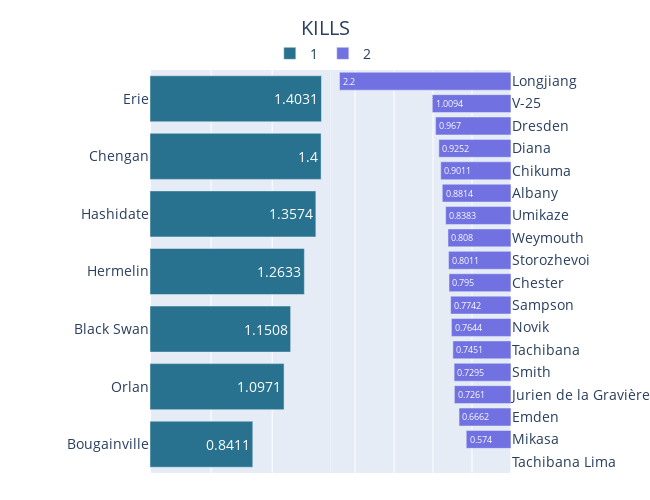

The cell this chart's notebook holds for it:
### Code cell
level_bar(dfs_ind_12, 'KILLS', 1, 2, 'KILLS')

### Figure 1 — Plotly figure (JSON) as saved in the notebook; plotly's stock layout.template omitted (floating-point values rounded to 4 significant figures)
{"data": [{"hovertemplate": ["Cruiser", "Cruiser", "Cruiser", "Cruiser", "Cruiser", "Cruiser", "Cruiser"], "marker": {"color": "#29728f"}, "name": "1", "orientation": "h", "text": [0.8411, 1.097, 1.151, 1.263, 1.357, 1.4, 1.403], "textposition": "inside", "type": "bar", "x": [0.8411, 1.097, 1.151, 1.263, 1.357, 1.4, 1.403], "xaxis": "x", "y": ["Bougainville", "Orlan", "Black Swan", "Hermelin", "Hashidate", "Chengan", "Erie"], "yaxis": "y"}, {"hovertemplate": ["Destroyer", "Battleship", "Cruiser", "Cruiser", "Destroyer", "Destroyer", "Cruiser", "Destroyer", "Cruiser", "Destroyer", "Cruiser", "Destroyer", "Cruiser", "Cruiser", "Cruiser", "Cruiser", "Destroyer", "Destroyer"], "marker": {"color": "#7171e1"}, "name": "2", "orientation": "h", "text": [0, 0.574, 0.6662, 0.7261, 0.7295, 0.7451, 0.7644, 0.7742, 0.795, 0.8011, 0.808, 0.8383, 0.8814, 0.9011, 0.9252, 0.967, 1.009, 2.2], "textposition": "inside", "type": "bar", "x": [0, 0.574, 0.6662, 0.7261, 0.7295, 0.7451, 0.7644, 0.7742, 0.795, 0.8011, 0.808, 0.8383, 0.8814, 0.9011, 0.9252, 0.967, 1.009, 2.2], "xaxis": "x2", "y": ["Tachibana Lima", "Mikasa", "Emden", "Jurien de la Gravière", "Smith", "Tachibana", "Novik", "Sampson", "Chester", "Storozhevoi", "Weymouth", "Umikaze", "Albany", "Chikuma", "Diana", "Dresden", "V-25", "Longjiang"], "yaxis": "y3"}], "layout": {"font": {"size": 14}, "height": 500, "legend": {"orientation": "h", "x": 0.45, "xanchor": "center", "y": 1.08, "yanchor": "top"}, "margin": {"b": 0, "l": 150, "r": 0, "t": 70}, "title": {"text": "KILLS", "x": 0.5}, "width": 650, "xaxis": {"anchor": "y", "domain": [0, 0.47], "showticklabels": false, "title": {"text": ""}}, "xaxis2": {"anchor": "y2", "autorange": "reversed", "domain": [0.47, 0.94], "showticklabels": false}, "yaxis": {"anchor": "x", "domain": [0, 1]}, "yaxis2": {"anchor": "x2", "domain": [0, 1]}, "yaxis3": {"anchor": "x2", "overlaying": "y2", "showticklabels": true, "side": "right"}}}
